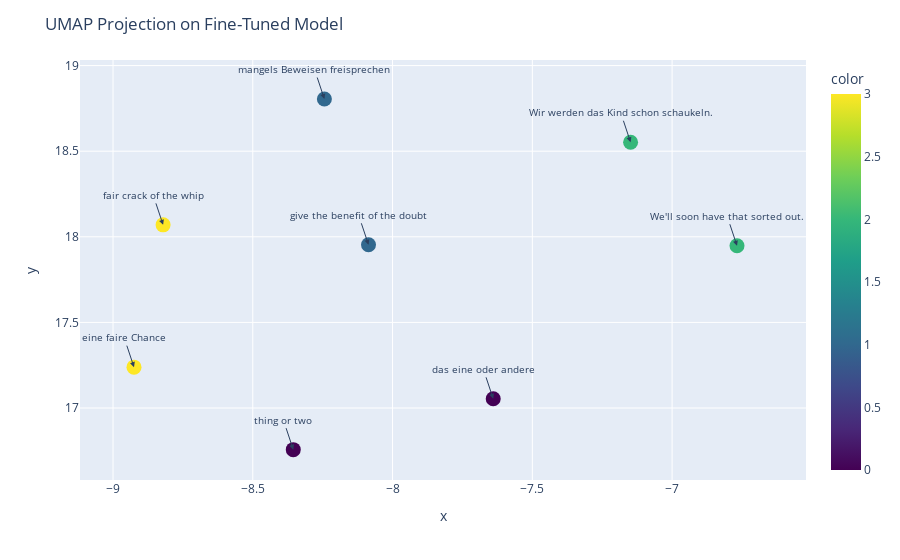

Here is the notebook cell this chart was saved with:
### Code cell
encodings = model(tds)
encodings = encodings.detach().cpu().numpy()
reducer = umap.UMAP(n_components=2)
encodings = reducer.fit_transform(encodings)

captions = [decoder[tuple(tds[i].tolist())] for i in range(tds.shape[0])]
count = 0
categories = [None for i in range(tds.shape[0])]

for i in range(tds.shape[0]):
    curr = tds[i]
    
    if categories[i] is not None:
        continue
        
    categories[i] = count
    
    for j in range(tds.shape[0]):
        if categories[j] is None:
            if tuple(tds[j].tolist()) in translation_clusters[tuple(curr.tolist())]:
                categories[j] = count
    
    count += 1

fig = px.scatter(x=encodings[:, 0], y=encodings[:, 1], color=categories, color_continuous_scale='Viridis')

fig.update_traces(marker=dict(size=15))

for i, caption in enumerate(captions):
    fig.add_annotation(
        x=encodings[i, 0],
        y=encodings[i, 1],
        text=caption,
        showarrow=True,
        arrowhead=2,
        font=dict(size=10),
    )

fig.update_layout(title="UMAP Projection on Fine-Tuned Model")
fig.show()

### Figure 1 — Plotly figure (JSON) as saved in the notebook; plotly's stock layout.template omitted (floating-point values rounded to 4 significant figures)
{"data": [{"hovertemplate": "x=%{x}<br>y=%{y}<br>color=%{marker.color}<extra></extra>", "legendgroup": "", "marker": {"color": [0, 1, 0, 1, 2, 3, 2, 3], "coloraxis": "coloraxis", "size": 15, "symbol": "circle"}, "mode": "markers", "name": "", "orientation": "v", "showlegend": false, "type": "scatter", "x": [-7.64, -8.086, -8.355, -8.244, -6.768, -8.925, -7.149, -8.821], "xaxis": "x", "y": [17.05, 17.95, 16.76, 18.8, 17.95, 17.24, 18.55, 18.07], "yaxis": "y"}], "layout": {"annotations": [{"arrowhead": 2, "font": {"size": 10}, "showarrow": true, "text": "das eine oder andere", "x": -7.64, "y": 17.05}, {"arrowhead": 2, "font": {"size": 10}, "showarrow": true, "text": "give the benefit of the doubt", "x": -8.086, "y": 17.95}, {"arrowhead": 2, "font": {"size": 10}, "showarrow": true, "text": "thing or two", "x": -8.355, "y": 16.76}, {"arrowhead": 2, "font": {"size": 10}, "showarrow": true, "text": "mangels Beweisen freisprechen", "x": -8.244, "y": 18.8}, {"arrowhead": 2, "font": {"size": 10}, "showarrow": true, "text": "We'll soon have that sorted out.", "x": -6.768, "y": 17.95}, {"arrowhead": 2, "font": {"size": 10}, "showarrow": true, "text": "eine faire Chance", "x": -8.925, "y": 17.24}, {"arrowhead": 2, "font": {"size": 10}, "showarrow": true, "text": "Wir werden das Kind schon schaukeln.", "x": -7.149, "y": 18.55}, {"arrowhead": 2, "font": {"size": 10}, "showarrow": true, "text": "fair crack of the whip", "x": -8.821, "y": 18.07}], "coloraxis": {"colorbar": {"title": {"text": "color"}}, "colorscale": [[0, "#440154"], [0.1111, "#482878"], [0.2222, "#3e4989"], [0.3333, "#31688e"], [0.4444, "#26828e"], [0.5556, "#1f9e89"], [0.6667, "#35b779"], [0.7778, "#6ece58"], [0.8889, "#b5de2b"], [1, "#fde725"]]}, "legend": {"tracegroupgap": 0}, "margin": {"t": 60}, "title": {"text": "UMAP Projection on Fine-Tuned Model"}, "xaxis": {"anchor": "y", "domain": [0, 1], "title": {"text": "x"}}, "yaxis": {"anchor": "x", "domain": [0, 1], "title": {"text": "y"}}}}
